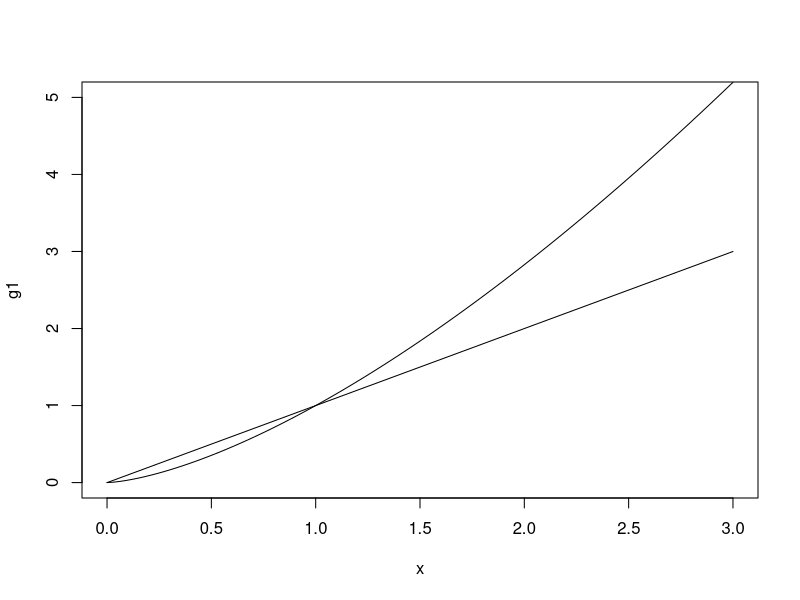
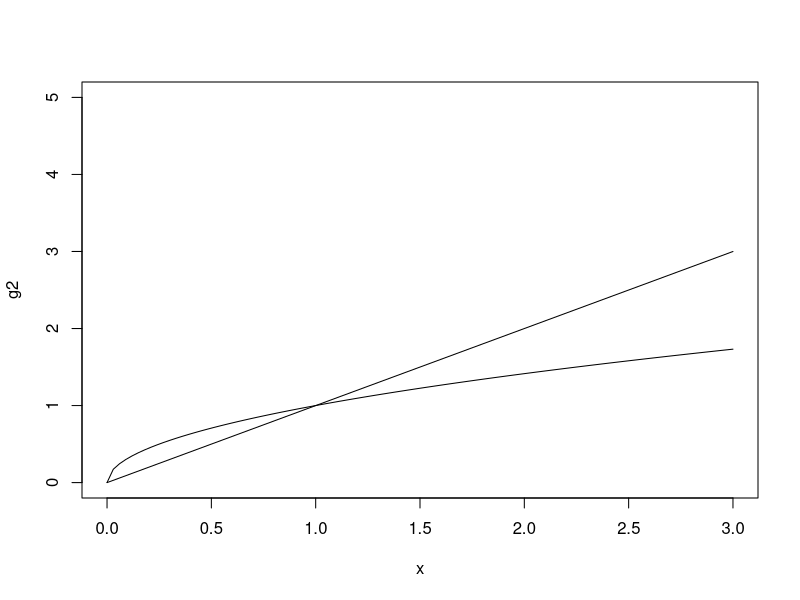
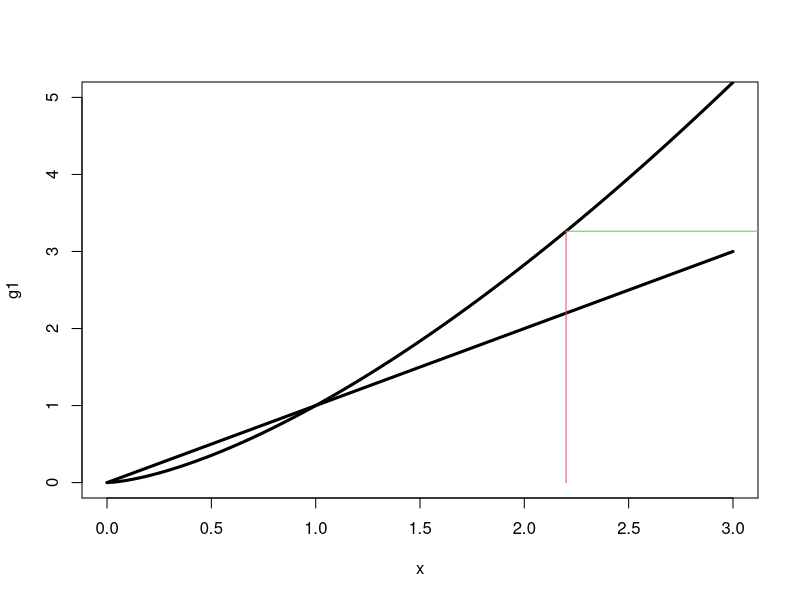
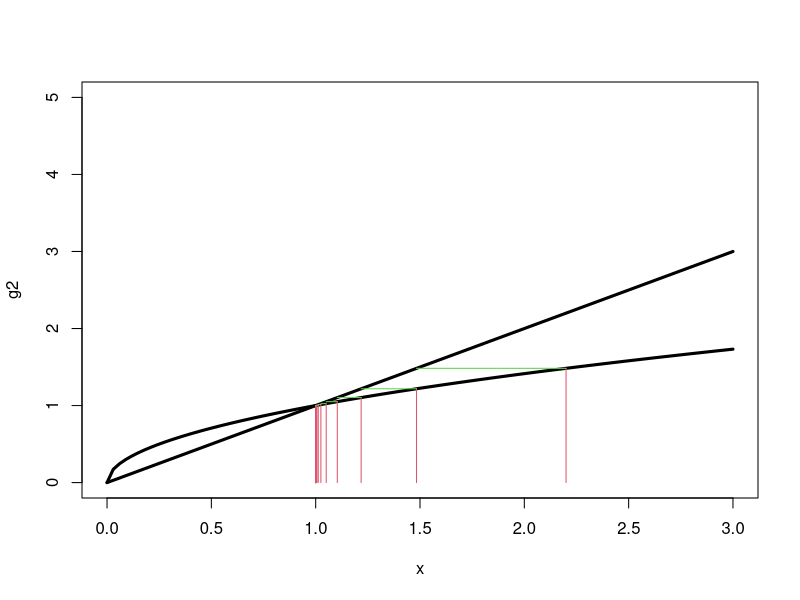

These charts were generated, in order, by the following R code: (Note: this script raises an error after producing the figures.)
g1<-function(x){ x^(3/2) } ;plot(g1,xlim = c(0,3),ylim =c(0,5)) ;lines(c(0,3),c(0,3))
g2<-function(x){ x^(1/2) } ;plot(g2,xlim = c(0,3),ylim =c(0,5)) ;lines(c(0,3),c(0,3))

#for g1
epslon<-10^-9
seed<-2.2
x<-seed ;x2<-1 ;x1<-0
plot(g1,xlim = c(0,3),ylim =c(0,5),lwd=3);lines(c(0,3),c(0,3),lwd =3)
while(abs(x2-x1)>=epslon && abs(x2-x1)!=Inf){
  cat("length of step is",abs(x2-x1),"\n")
  x1<-x
  x2<-g1(x1);print(x2);lines(c(x1,x1),c(0,g1(x1)),lwd =1,col=2);lines(c(x1,x2),c(g1(x1),x2),col=3)
  x<-x2
};rm(x)
#for g2
epslon<-10^-9
seed<-2.2
x<-seed ;x2<-1 ;x1<-0
plot(g2,xlim = c(0,3),ylim =c(0,5),lwd=3);lines(c(0,3),c(0,3),lwd =3)
while(abs(x2-x1)>=epslon){
  cat("length of step is",abs(x2-x1),"\n")
  x1<-x
  x2<-g2(x1);print(x2);lines(c(x1,x1),c(0,g2(x1)),lwd =1,col=2);lines(c(x1,x2),c(g2(x1),x2),col=3)
  x<-x2
};rm(x)

#g3 do not exist fixed point
g3<-function(x){ x+1/x }
epslon<-10^-9
seed<-1
x<-seed ;x2<-1 ;x1<-0
plot(g3,xlim = c(0,3),ylim =c(0,5),lwd=3);lines(c(0,3),c(0,3),lwd =3)
while(abs(x2-x1)>=epslon){
  cat("length of step is",abs(x2-x1),"\n")
  x1<-x
  x2<-g3(x1);print(x2);lines(c(x1,x1),c(0,g3(x1)),lwd =1,col=2);lines(c(x1,x2),c(g3(x1),x2),col=3)
  x<-x2
};rm(x)
